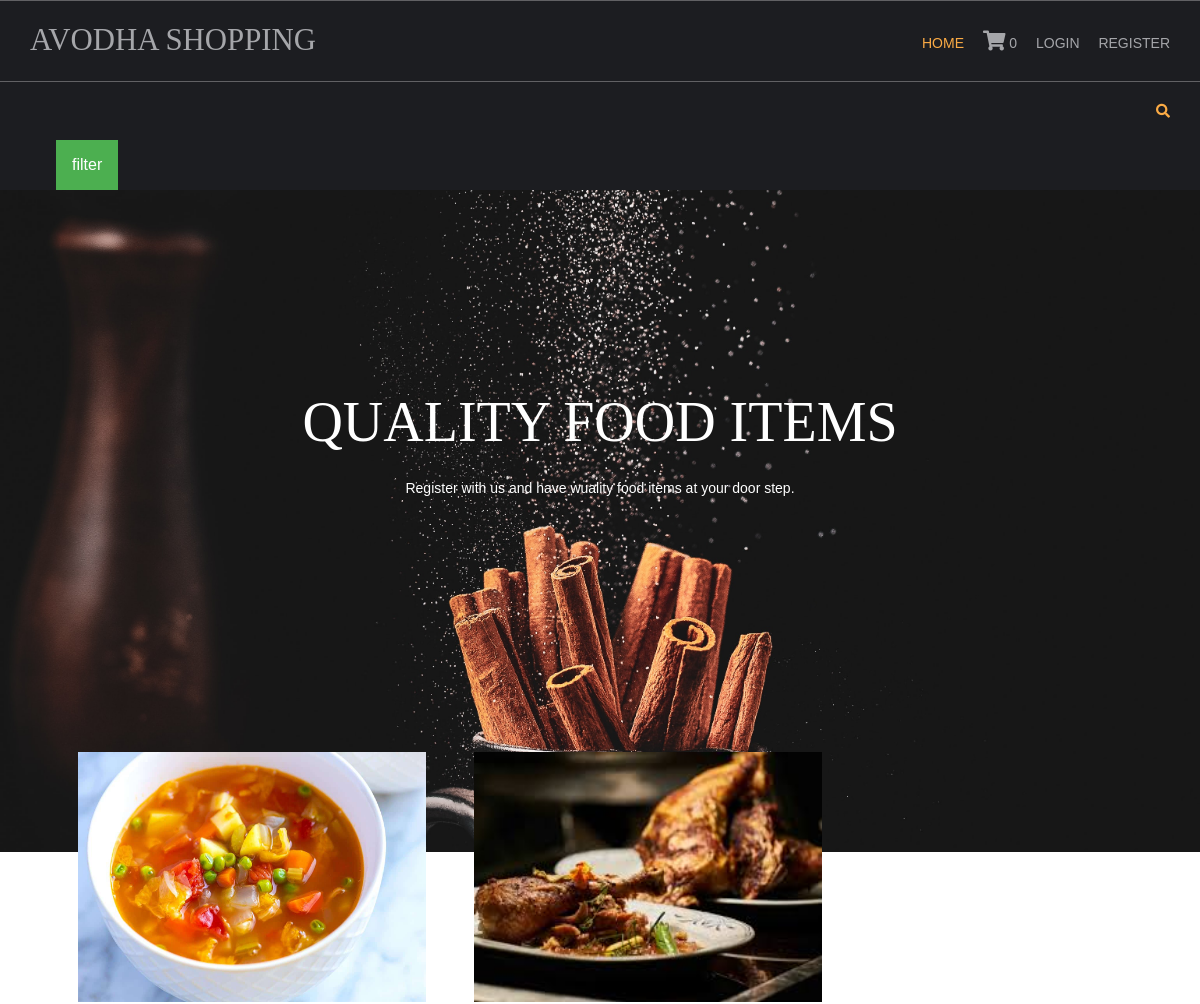
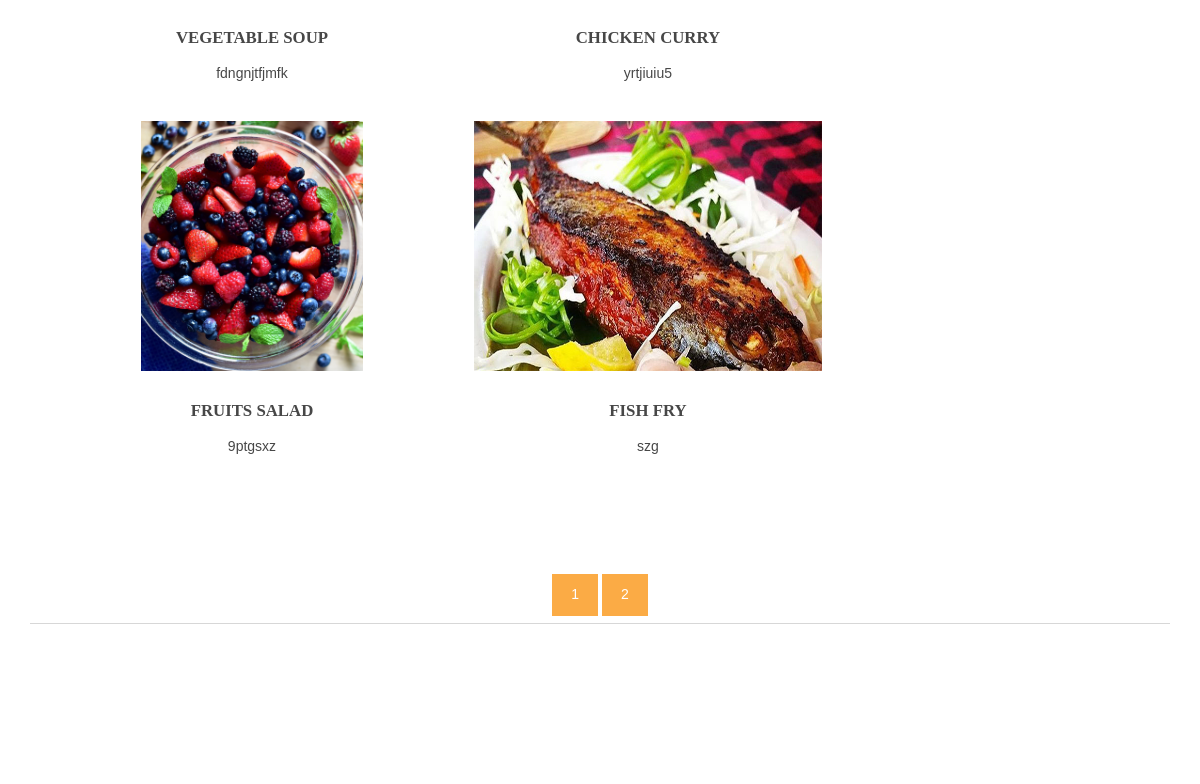
The page / on the database its author committed (2 pictures, top to bottom).
### shop/models.py (models this page shows, shortened)
class products(models.Model):
    name = models.CharField(max_length = 250, unique = True)
    slug = models.SlugField(max_length = 250, unique = True)
    img = models.ImageField(upload_to = 'product')
    desc = models.TextField()
    stock = models.IntegerField()
    available = models.BooleanField()
    price = models.IntegerField()
    category = models.ForeignKey(categ, on_delete = models.CASCADE)
    def get_url(self):
        return reverse('details', args = [self.category.slug, self.slug])

### shop/views.py (the view)
# urls.py: 2. Add a URL to urlpatterns:  path('', views.home, name='home')
def home(request, c_slug = None):
    c_page = None
    prodt = None
    if c_slug is not None:
        c_page = get_object_or_404(categ, slug = c_slug)
        prodt = products.objects.filter(category = c_page, available = True)
    else:
        prodt = products.objects.all().filter(available = True)
    cat = categ.objects.all()
    paginator = Paginator(prodt, 4)
    try:
        page = int(request.GET.get('page', '1'))
    except:
        page = 1
    try:
        pro = paginator.page(page)
    except(EmptyPage, InvalidPage):
        pro = paginator.page(paginator.num_pages)
    return render(request, 'index.html', { 'pr': prodt, 'ct': cat, 'pg': pro })

### cart/context_processor.py (called while the page is built)
def count(request):
    item_count=0;
    if 'admin' in request.path:
        return {}
    else:
        try:
            ct=cartlist.objects.filter(cart_id=c_id(request))
            cti=items.objects.all().filter(cart=ct[:1])
            for c in cti:
                item_count+=c.quan
        except cartlist.DoesNotExist:
            item_count=0
        return dict(itc=item_count)

### cart/views.py (called while the page is built)
def c_id(request):
    ct_id = request.session.session_key
    if not ct_id:
        ct_id = request.session.create()
    return ct_id

### shop/models.py (called while the page is built)
    def get_url(self):
        return reverse('prod_cat', args = [self.slug])

### templates/index.html (shortened to what this page needs)
{% extends 'base.html' %}
{% load static %}
{% block content %}
<html lang="">
<head>
<link href="{% static 'hm/layout/styles/layout.css' %}" rel="stylesheet" type="text/css" media="all">
</head>
<body id="top">
<div class="wrapper row0">
    <div id="topbar" class="hoc clear">
<div class="fl_right">
        <ul class="nospace">
          <li id="searchform">
          </li>
        </ul>
	 </div>
  </div>
	<div class="dropdown">
  <button class="dropbtn">filter</button>
</div>
      </div>
<div class="abcd" style="background-image:url({% static 'hm/images/demo/backgrounds/mg.jpg'%});">
  <div id="pageintro" class="hoc clear">
    <article>
      <h3 class="heading">QUALITY FOOD ITEMS</h3>
      <p>Register with us and have wuality food items at your door step.</p>
    </article>
  </div>
</div>
<div class="wrapper row3">
  <main class="hoc container clear">
		<section id="introblocks">
      <ul class="nospace group btmspace-80">
		  {% for i in pg.object_list %}
		  <li class="one_third">
          <figure><a class="imgover" href="{{i.get_url}}"><img src="{{i.img.url}}" alt="" style="height: 250;"></a>
            <figcaption>
              <h6 class="heading">{{i.name}}</h6>
              <p>{{i.desc|truncatewords:17}}</p>
				<br>
            </figcaption>
          </figure>
        </li>
		  {% endfor %}
      </ul>
    </section>
	  <center>
		  {% for p in pg.paginator.page_range %}
		  <a href="?page={{p}}" class="btn btn-light btn-sm {% if pg.number == p %} active {% endif %}">{{p}}</a>
		  {% endfor %}
	  </center>
    <hr class="btmspace-80">
  </main>
</div>
</body>
</html>
{% endblock %}

### templates/base.html (shortened to what this page needs)
{% load static %}
<html lang="">
<head>
<link href="{% static 'hm/layout/styles/layout.css' %}" rel="stylesheet" type="text/css" media="all">
</head>
<body id="top">
  <div class="wrapper row1">
    <header id="header" class="hoc clear">
      <div id="logo" class="fl_left">
        <h1><a href="/">AVODHA SHOPPING</a></h1>
      </div>
      <nav id="mainav" class="fl_right">
        <ul class="clear">
          <li class="active"><a href="/">Home</a></li>
			<li><a class="active" href="{% url 'cartDetails' %}"><i class="fa fa-shopping-cart" style="font-size:20px"></i> {{itc}}</a></li>
			{% if user.is_authenticated %}
									<li>hai {{user.username}}</li>
			<li><a class="active" href="accounts/logout">Logout</a></li>
			{% else %}
			<li><a class="active" href="accounts/login">Login</a></li>
			<li><a class="active" href="accounts/register">Register</a></li>
			 {% endif %}
        </ul>
      </nav>
    </header>
  </div>
{% block content %}
{% endblock %}
</body>
</html>

### static/hm/layout/styles/layout.css (style rules this page uses)
.row1 { border:solid; border-width:1px 0; }
#topbar { padding:20px 0; font-size:.8rem; text-transform:uppercase; }
#topbar ul li { display:inline-block; margin-right:15px; }
#topbar ul li:last-child { margin-right:0; padding-right:0; border-right:none; }
#topbar #searchform { position:relative; line-height:1; z-index:9999; }
#topbar #searchform::after { display:block; height:18px; line-height:18px; padding:0; font-family:"Font Awesome\ 5 Free"; font-weight:900; font-size:1rem; content:"\f002"; }
#topbar #searchform ::placeholder { text-transform:capitalize; }
#header #logo { margin:22px 0 0 0; }
#header #logo h1 { margin:0; padding:0; font-size:2.2rem; text-transform:uppercase; }
#pageintro { padding:200px 0 300px; }
#pageintro article, #pageintro article p { display:block; max-width:75%; margin:0 auto; text-align:center; }
#pageintro article p { max-width:65%; line-height:2rem; }
#pageintro .heading { margin-bottom:20px; font-size:4rem; }
.container { padding:80px 0; }
#introblocks { display:block; position:relative; margin:-180px 0 0 0; z-index:1; text-align:center; }
#introblocks figure figcaption { display:block; padding:30px 0 0 0; text-align:center; }
#introblocks figure figcaption .heading { font-size:1.2rem; font-weight:700; margin-bottom:0; }
*, *::before, *::after { transition:all .3s ease-in-out; }
nav ul, nav ol { margin:0; padding:0; list-style:none; }
#mainav, #breadcrumb, .sidebar nav { line-height:normal; }
#mainav ul { text-transform:uppercase; }
#mainav li { display:inline-block; position:relative; margin:0 15px 0 0; padding:0; }
#mainav li:last-child { margin-right:0; }
#mainav li a { display:block; padding:30px 0; }
body { color:#A5A6AA; background-color:#1C1D21; }
a { color:#FBAB45; }
hr, .borderedbox { border-color:#D7D7D7; }
.btn, .btn.inverse:hover { color:#FFFFFF; background-color:#FBAB45; border-color:#FBAB45; }
.imgover, .imgover:hover::after { color:#FFFFFF; }
.row1 { border-color:rgba(255,255,255,.3); }
.row3 { color:#474747; background-color:#FFFFFF; }
#topbar #searchform { color:#FBAB45; }
#header #logo h1 a { color:inherit; }
#pageintro { color:#FFFFFF; }
#mainav li a { color:inherit; }
#mainav .active a, #mainav a:hover, #mainav li:hover > a { color:#FBAB45; background-color:inherit; }
@media screen and (min-width:1140px) { .hoc { max-width:1140px; } }

### templates/index.html (style rules this page uses)
.dropbtn { background-color: #4CAF50; color: white; padding: 16px; font-size: 16px; border: none; cursor: pointer; }
.dropdown { position: relative; display: inline-block; padding-left: 56px; }
.abcd { height: 100% background-position: center; background-repeat: no-repeat; background-size: cover; }

### rows shown on the page
products: img (picture), name "VEGETABLE SOUP", desc "fdngnjtfjmfk"
products: img (picture), name "CHICKEN CURRY", desc "yrtjiuiu5"
products: img (picture), name "FRUITS SALAD", desc "9ptgsxz"
products: img (picture), name "FISH FRY", desc "szg"

### other values the page prints
{{ itc }} "0"
{{ p }} "1" "2"
